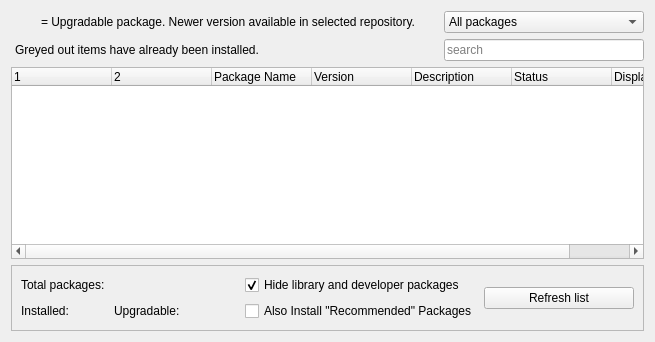
     <widget class="QWidget" name="tabMXtest">
      <property name="sizePolicy">
       <sizepolicy hsizetype="Preferred" vsizetype="Expanding">
        <horstretch>0</horstretch>
        <verstretch>0</verstretch>
       </sizepolicy>
      </property>
      <attribute name="title">
       <string>MX Test Repo</string>
      </attribute>
      <layout class="QGridLayout" name="gridLayout_5">
       <item row="0" column="0">
        <widget class="QPushButton" name="icon_2">
         <property name="enabled">
          <bool>true</bool>
         </property>
         <property name="sizePolicy">
          <sizepolicy hsizetype="Fixed" vsizetype="Fixed">
           <horstretch>0</horstretch>
           <verstretch>0</verstretch>
          </sizepolicy>
         </property>
         <property name="maximumSize">
          <size>
           <width>24</width>
           <height>16777215</height>
          </size>
         </property>
         <property name="text">
          <string/>
         </property>
         <property name="iconSize">
          <size>
           <width>16</width>
           <height>16</height>
          </size>
         </property>
         <property name="shortcut">
          <string notr="true"/>
         </property>
         <property name="autoDefault">
          <bool>false</bool>
         </property>
         <property name="flat">
          <bool>true</bool>
         </property>
        </widget>
       </item>
       <item row="0" column="1">
        <widget class="QLabel" name="label_4">
         <property name="text">
          <string>&lt;html&gt;&lt;head/&gt;&lt;body&gt;&lt;p&gt;= Upgradable package. Newer version available in selected repository.&lt;/p&gt;&lt;/body&gt;&lt;/html&gt;</string>
         </property>
         <property name="wordWrap">
          <bool>false</bool>
         </property>
         <property name="indent">
          <number>-1</number>
         </property>
        </widget>
       </item>
       <item row="0" column="2">
        <widget class="QComboBox" name="comboFilterMX">
         <property name="enabled">
          <bool>true</bool>
         </property>
         <property name="minimumSize">
          <size>
           <width>150</width>
           <height>0</height>
          </size>
         </property>
         <property name="maximumSize">
          <size>
           <width>200</width>
           <height>16777215</height>
          </size>
         </property>
         <property name="toolTip">
          <string>&lt;html&gt;&lt;head/&gt;&lt;body&gt;&lt;p&gt;Filter packages according to their status.&lt;/p&gt;&lt;/body&gt;&lt;/html&gt;</string>
         </property>
         <property name="currentText">
          <string>All packages</string>
         </property>
         <item>
          <property name="text">
           <string>All packages</string>
          </property>
         </item>
         <item>
          <property name="text">
           <string>Installed</string>
          </property>
         </item>
         <item>
          <property name="text">
           <string>Upgradable</string>
          </property>
         </item>
         <item>
          <property name="text">
           <string>Not installed</string>
          </property>
         </item>
        </widget>
       </item>
       <item row="1" column="0" colspan="2">
        <widget class="QLabel" name="label_5">
         <property name="text">
          <string>Greyed out items have already been installed.</string>
         </property>
         <property name="margin">
          <number>0</number>
         </property>
         <property name="indent">
          <number>4</number>
         </property>
        </widget>
       </item>
       <item row="1" column="2">
        <widget class="QLineEdit" name="searchBoxMX">
         <property name="minimumSize">
          <size>
           <width>150</width>
           <height>0</height>
          </size>
         </property>
         <property name="maximumSize">
          <size>
           <width>200</width>
           <height>16777215</height>
          </size>
         </property>
         <property name="placeholderText">
          <string>search</string>
         </property>
         <property name="clearButtonEnabled">
          <bool>true</bool>
         </property>
        </widget>
       </item>
       <item row="2" column="0" colspan="3">
        <widget class="QTreeWidget" name="treeMXtest">
         <property name="sortingEnabled">
          <bool>false</bool>
         </property>
         <column>
          <property name="text">
           <string notr="true"/>
          </property>
         </column>
         <column>
          <property name="text">
           <string/>
          </property>
         </column>
         <column>
          <property name="text">
           <string>Package Name</string>
          </property>
         </column>
         <column>
          <property name="text">
           <string>Version</string>
          </property>
         </column>
         <column>
          <property name="text">
           <string>Description</string>
          </property>
         </column>
         <column>
          <property name="text">
           <string notr="true">Status</string>
          </property>
         </column>
         <column>
          <property name="text">
           <string notr="true">Displayed</string>
          </property>
         </column>
        </widget>
       </item>
       <item row="3" column="0" colspan="3">
        <widget class="QFrame" name="frame_2">
         <property name="frameShape">
          <enum>QFrame::StyledPanel</enum>
         </property>
         <property name="frameShadow">
          <enum>QFrame::Raised</enum>
         </property>
         <layout class="QGridLayout" name="gridLayout_6">
          <item row="0" column="0" colspan="3">
           <widget class="QLabel" name="labelTotalApps_2">
            <property name="text">
             <string>Total packages:</string>
            </property>
           </widget>
          </item>
          <item row="0" column="3">
           <widget class="QLabel" name="labelNumApps_2">
            <property name="text">
             <string/>
            </property>
           </widget>
          </item>
          <item row="0" column="7">
           <widget class="QCheckBox" name="checkHideLibsMX">
            <property name="text">
             <string>Hide library and developer packages</string>
            </property>
            <property name="checked">
             <bool>true</bool>
            </property>
           </widget>
          </item>
          <item row="0" column="8" rowspan="2">
           <widget class="QPushButton" name="pushForceUpdateMX">
            <property name="minimumSize">
             <size>
              <width>150</width>
              <height>0</height>
             </size>
            </property>
            <property name="maximumSize">
             <size>
              <width>200</width>
              <height>16777215</height>
             </size>
            </property>
            <property name="text">
             <string>Refresh list</string>
            </property>
            <property name="icon">
             <iconset theme="reload">
              <normaloff>.</normaloff>.</iconset>
            </property>
            <property name="autoDefault">
             <bool>false</bool>
            </property>
           </widget>
          </item>
          <item row="1" column="0">
           <widget class="QLabel" name="labelInstalled_2">
            <property name="text">
             <string>Installed:</string>
            </property>
           </widget>
          </item>
          <item row="1" column="1">
           <widget class="QLabel" name="labelNumInstMX">
            <property name="text">
             <string/>
            </property>
           </widget>
          </item>
          <item row="1" column="2">
           <spacer name="horizontalSpacer_8">
            <property name="orientation">
             <enum>Qt::Horizontal</enum>
            </property>
            <property name="sizeType">
             <enum>QSizePolicy::Preferred</enum>
            </property>
            <property name="sizeHint" stdset="0">
             <size>
              <width>20</width>
              <height>20</height>
             </size>
            </property>
           </spacer>
          </item>
          <item row="1" column="3" colspan="2">
           <widget class="QLabel" name="labelUpgradable_2">
            <property name="text">
             <string>Upgradable:</string>
            </property>
           </widget>
          </item>
          <item row="1" column="5">
           <widget class="QLabel" name="labelNumUpgrMX">
            <property name="text">
             <string/>
            </property>
           </widget>
          </item>
          <item row="1" column="6">
           <spacer name="horizontalSpacer_9">
            <property name="orientation">
             <enum>Qt::Horizontal</enum>
            </property>
            <property name="sizeHint" stdset="0">
             <size>
              <width>40</width>
              <height>20</height>
             </size>
            </property>
           </spacer>
          </item>
          <item row="1" column="7">
           <widget class="QCheckBox" name="checkBoxInstallRecommendsMX">
            <property name="text">
             <string>Also Install &quot;Recommended&quot; Packages</string>
            </property>
           </widget>
          </item>
          <item row="0" column="4" colspan="3">
           <spacer name="horizontalSpacer_7">
            <property name="orientation">
             <enum>Qt::Horizontal</enum>
            </property>
            <property name="sizeType">
             <enum>QSizePolicy::Preferred</enum>
            </property>
            <property name="sizeHint" stdset="0">
             <size>
              <width>20</width>
              <height>20</height>
             </size>
            </property>
           </spacer>
          </item>
         </layout>
        </widget>
       </item>
      </layout>
     </widget>
